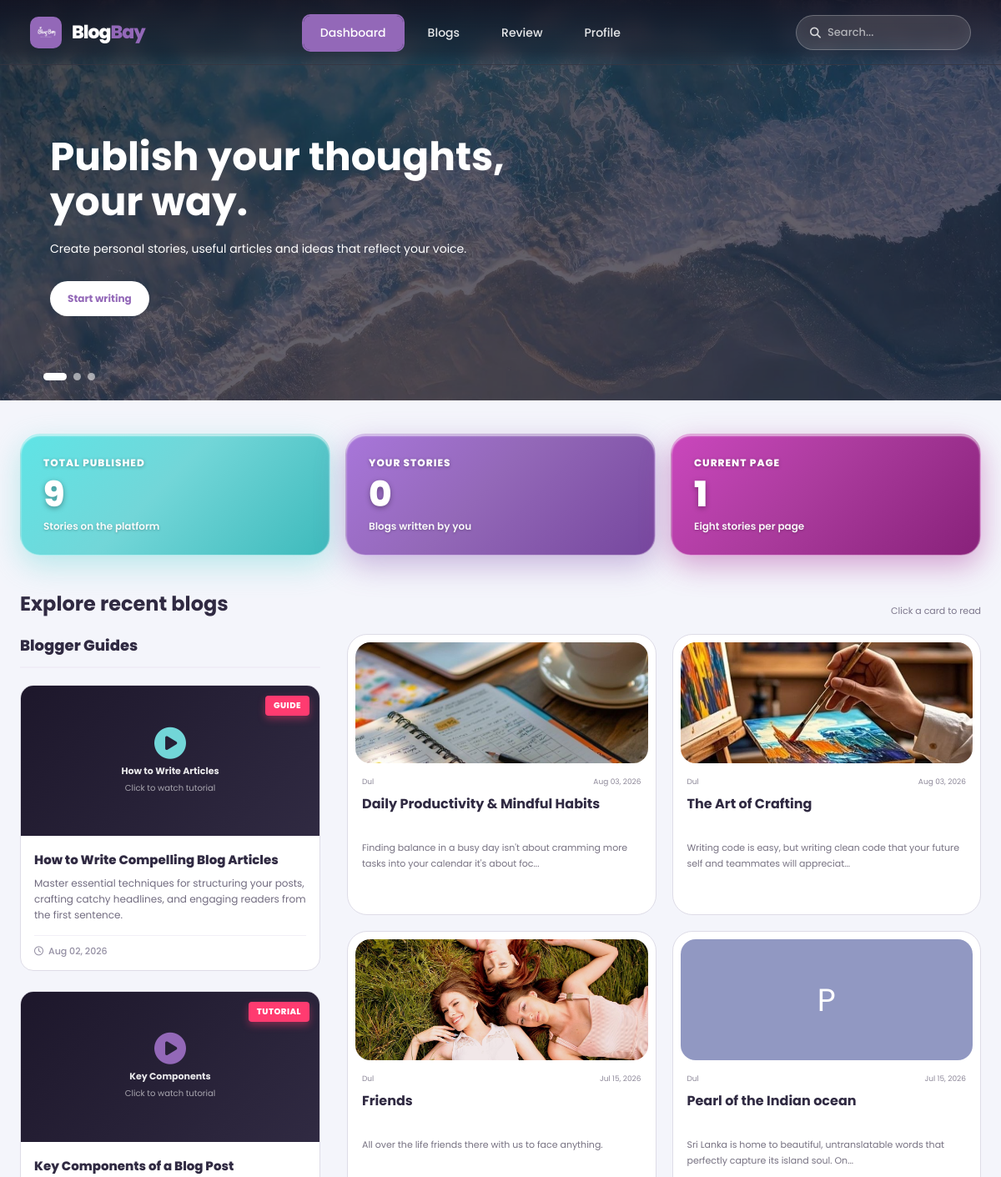
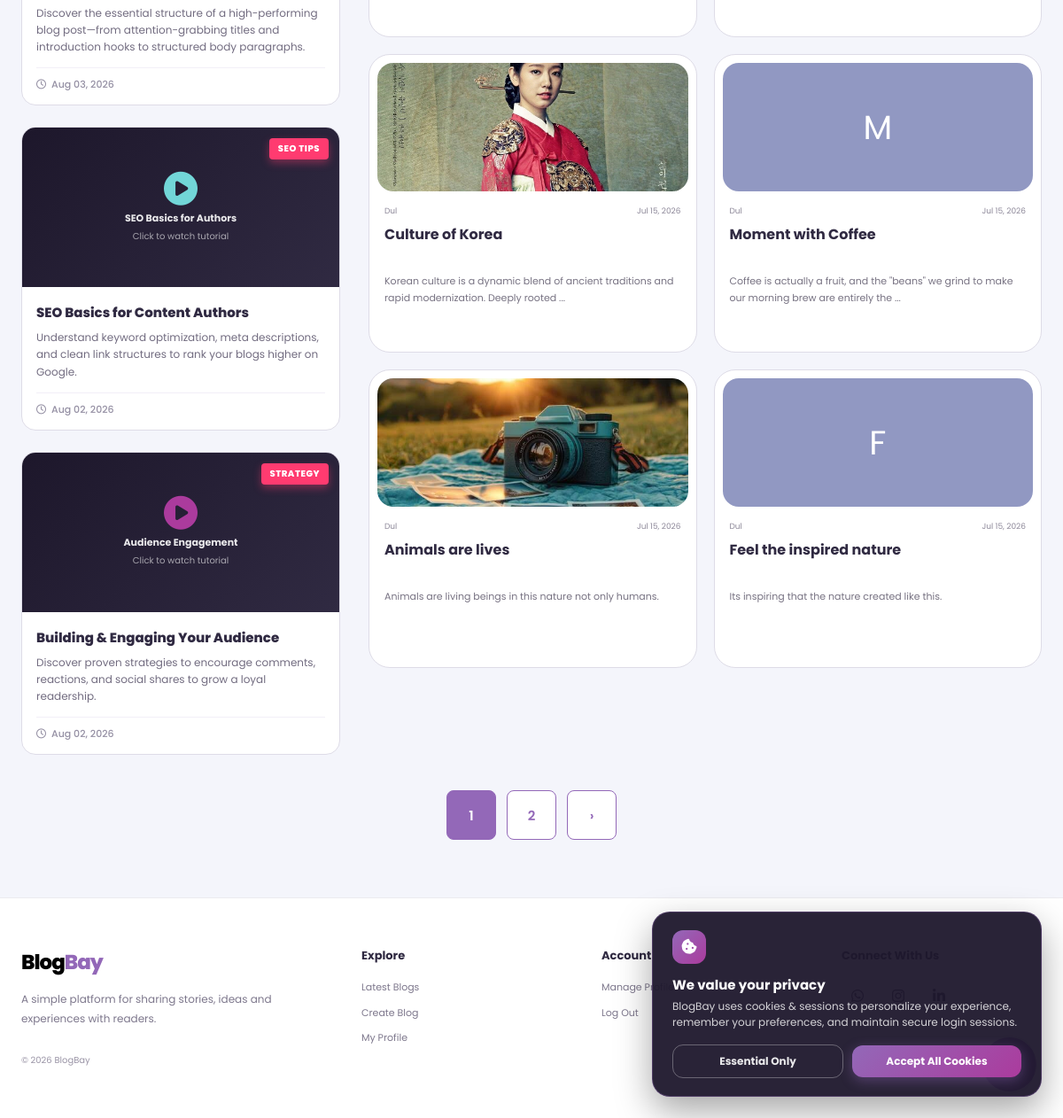
Page /dashboard.php (signed in) on the committed database (2 pictures, top to bottom).
### tables this page shows
CREATE TABLE IF NOT EXISTS `blogpost` (
  `id` int(11) NOT NULL AUTO_INCREMENT PRIMARY KEY,
  `user_id` int(11) DEFAULT NULL,
  `title` varchar(255) DEFAULT NULL,
  `content` text DEFAULT NULL,
  `created_at` timestamp NOT NULL DEFAULT current_timestamp(),
  `updated_at` timestamp NOT NULL DEFAULT current_timestamp() ON UPDATE current_timestamp(),
  `image` varchar(255) DEFAULT NULL,
  CONSTRAINT `blogpost_ibfk_1` FOREIGN KEY (`user_id`) REFERENCES `user` (`id`) ON DELETE CASCADE
);

CREATE TABLE IF NOT EXISTS `user` (
  `id` int(11) NOT NULL AUTO_INCREMENT PRIMARY KEY,
  `username` varchar(50) NOT NULL,
  `email` varchar(100) NOT NULL UNIQUE,
  `password` varchar(255) NOT NULL,
  `role` varchar(20) DEFAULT 'user',
  `phone` varchar(50) DEFAULT NULL,
  `location` varchar(100) DEFAULT NULL,
  `designation` varchar(100) DEFAULT 'Writer & Content Author',
  `bio` text DEFAULT NULL,
  `facebook` varchar(255) DEFAULT NULL,
  `linkedin` varchar(255) DEFAULT NULL,
  `twitter` varchar(255) DEFAULT NULL,
  `github` varchar(255) DEFAULT NULL,
  `profile_pic` varchar(255) DEFAULT NULL,
  `remember_token` varchar(255) DEFAULT NULL
);

### dashboard.php (the view, shortened to what this page needs)
<?php
include "config.php";
include "site_config.php";
$userID = (int) $_SESSION['user_id'];
$search = isset($_GET['search']) ? trim($_GET['search']) : '';
$whereClause = "";
$countSql = "SELECT COUNT(*) AS total FROM blogpost JOIN user ON blogpost.user_id = user.id $whereClause";
$totalResult = mysqli_query($conn, $countSql);
$totalData = mysqli_fetch_assoc($totalResult);
$totalBlogs = (int) ($totalData['total'] ?? 0);
$myResult = mysqli_query($conn, "SELECT COUNT(*) AS total FROM blogpost WHERE user_id = $userID");
$myData = mysqli_fetch_assoc($myResult);
$myBlogs = (int) ($myData['total'] ?? 0);
$blogsPerPage = 8;
$page = isset($_GET['page']) && is_numeric($_GET['page']) ? (int) $_GET['page'] : 1;
$totalPages = (int) ceil($totalBlogs / $blogsPerPage);
$offset = ($page - 1) * $blogsPerPage;
$sql = "SELECT blogpost.*, user.username
        FROM blogpost
        JOIN user ON blogpost.user_id = user.id
        $whereClause
        ORDER BY blogpost.created_at DESC
        LIMIT $blogsPerPage OFFSET $offset";
$result = mysqli_query($conn, $sql);
?>
<!DOCTYPE html>
<html lang="en">
<head>
    <link rel="stylesheet" href="css/dashboard_v2.css?v=<?php echo time(); ?>">
    <link rel="stylesheet" href="css/footer.css?v=<?php echo time(); ?>">
    <link rel="stylesheet" href="css/responsive.css?v=<?php echo time(); ?>">
    <link rel="stylesheet" href="https://cdnjs.cloudflare.com/ajax/libs/font-awesome/6.7.2/css/all.min.css">
</head>
<body>
<header class="hero-navbar <?php echo ($page > 1 || !empty($search)) ? 'hero-navbar-solid' : ''; ?>">
    <div class="hero-navbar-inner">
        <a href="dashboard.php" class="hero-brand">
            <?php echo renderSiteLogo(); ?>
            <?php echo renderSiteName(); ?>
        </a>
        <nav class="hero-nav-links">
            <a href="dashboard.php" class="hero-nav-item <?php echo ($page === 1 && empty($search)) ? 'active' : ''; ?>">Dashboard</a>
            <a href="dashboard.php#blogGrid" class="hero-nav-item <?php echo ($page > 1 || !empty($search)) ? 'active' : ''; ?>">Blogs</a>
            <a href="reviews.php" class="hero-nav-item">Review</a>
            <a href="profile.php" class="hero-nav-item">Profile</a>
        </nav>
        <div class="hero-search-box" style="position: relative; display: flex; align-items: center; background: rgba(255, 255, 255, 0.15) !important; border: 1px solid rgba(255, 255, 255, 0.25) !important; border-radius: 999px !important; padding: 6px 16px !important; width: 210px !important;">
            <i class="fa-solid fa-magnifying-glass" style="color: rgba(255, 255, 255, 0.8) !important; margin-right: 8px !important; font-size: 13px !important;"></i>
            <input id="blogSearch" type="text" placeholder="Search..." style="background: transparent !important; border: none !important; outline: none !important; color: #ffffff !important; font-size: 13px !important; width: 100% !important; box-shadow: none !important; padding: 0 !important; margin: 0 !important; height: auto !important;" value="<?php echo htmlspecialchars($search); ?>" onkeydown="if(event.key==='Enter'){ window.location.href='dashboard.php?search='+encodeURIComponent(this.value); }">
        </div>
    </div>
</header>
<main class="main">
    <?php if ($page === 1) { ?>
        <section class="dashboard-slider">
            <article class="dashboard-slide slide-one active">
                <div class="slide-overlay"></div>
                <div class="slide-content">
                    <h1>Publish your thoughts,<br>your way.</h1>
                    <p>Create personal stories, useful articles and ideas that reflect your voice.</p>
                    <a href="create_blog.php" class="slide-button">Start writing</a>
                </div>
            </article>
            <div class="slider-controls">
                <button class="slider-dot active" type="button" data-index="0"></button>
                <button class="slider-dot" type="button" data-index="1"></button>
                <button class="slider-dot" type="button" data-index="2"></button>
            </div>
        </section>
        <section class="summary-row">
            <article class="summary-card summary-cyan">
                <p>Total published</p>
                <strong><?php echo $totalBlogs; ?></strong>
                <span>Stories on the platform</span>
            </article>
            <article class="summary-card summary-purple">
                <p>Your stories</p>
                <strong><?php echo $myBlogs; ?></strong>
                <span>Blogs written by you</span>
            </article>
            <article class="summary-card summary-magenta">
                <p>Current page</p>
                <strong><?php echo $page; ?></strong>
                <span>Eight stories per page</span>
            </article>
        </section>
    <?php } ?>
    <section class="blog-heading">
        <div>
            <h2>
                <?php
                if (!empty($search)) {
                    echo "Search results for: \"" . htmlspecialchars($search) . "\"";
                } else {
                    echo $page === 1 ? "Explore recent blogs" : "More blogs";
                }
                ?>
            </h2>
        </div>
        <span>Click a card to read</span>
    </section>
    <div class="dashboard-content-layout">
        <aside class="video-guides-sidebar">
            <div class="sidebar-header">
                <h3>Blogger Guides</h3>
            </div>
            <div class="sidebar-guide-cards">
                <article class="guide-video-card">
                    <div class="guide-video-wrapper">
                        <span class="guide-badge-pill">GUIDE</span>
                        <?php if (file_exists(__DIR__ . "/videos/guide_1.mp4")) { ?>
                            <video autoplay muted loop playsinline controls preload="auto">
                                <source src="videos/guide_1.mp4" type="video/mp4">
                            </video>
                        <?php } else { ?>
                            <div class="guide-video-placeholder" onclick="openTutorialVideo('How to Write Compelling Blog Articles', 'https://commondatastorage.googleapis.com/gtv-videos-bucket/sample/BigBuckBunny.mp4')">
                                <i class="fa-solid fa-circle-play video-play-btn"></i>
                                <span style="font-size:11px; font-weight:700; color:rgba(255,255,255,0.9);">How to Write Articles</span>
                                <small style="font-size:10px; color:rgba(255,255,255,0.6); margin-top:4px;">Click to watch tutorial</small>
                            </div>
                        <?php } ?>
                    </div>
                    <div class="guide-card-body">
                        <h4 class="guide-card-title">How to Write Compelling Blog Articles</h4>
                        <p class="guide-card-desc">Master essential techniques for structuring your posts, crafting catchy headlines, and engaging readers from the first sentence.</p>
                        <div class="guide-card-footer">
                            <i class="fa-regular fa-clock"></i> Aug 02, 2026
                        </div>
                    </div>
                </article>
                <article class="guide-video-card">
                    <div class="guide-video-wrapper">
                        <span class="guide-badge-pill">TUTORIAL</span>
                        <?php if (file_exists(__DIR__ . "/videos/guide_2.mp4")) { ?>
                            <video autoplay muted loop playsinline controls preload="auto">
                                <source src="videos/guide_2.mp4" type="video/mp4">
                            </video>
                        <?php } else { ?>
                            <div class="guide-video-placeholder" onclick="openTutorialVideo('Key Components of a Blog Post', 'https://commondatastorage.googleapis.com/gtv-videos-bucket/sample/ElephantsDream.mp4')">
                                <i class="fa-solid fa-circle-play video-play-btn" style="color:var(--purple);"></i>
                                <span style="font-size:11px; font-weight:700; color:rgba(255,255,255,0.9);">Key Components</span>
                                <small style="font-size:10px; color:rgba(255,255,255,0.6); margin-top:4px;">Click to watch tutorial</small>
                            </div>
                        <?php } ?>
                    </div>
                    <div class="guide-card-body">
                        <h4 class="guide-card-title">Key Components of a Blog Post</h4>
                        <p class="guide-card-desc">Discover the essential structure of a high-performing blog post—from attention-grabbing titles and introduction hooks to structured body paragraphs.</p>
                        <div class="guide-card-footer">
                            <i class="fa-regular fa-clock"></i> Aug 03, 2026
                        </div>
                    </div>
                </article>
                <article class="guide-video-card">
                    <div class="guide-video-wrapper">
                        <span class="guide-badge-pill">SEO TIPS</span>
                        <?php if (file_exists(__DIR__ . "/videos/guide_3.mp4")) { ?>
                            <video autoplay muted loop playsinline controls preload="auto">
                                <source src="videos/guide_3.mp4" type="video/mp4">
                            </video>
                        <?php } else { ?>
                            <div class="guide-video-placeholder" onclick="openTutorialVideo('SEO Basics for Content Authors', 'https://commondatastorage.googleapis.com/gtv-videos-bucket/sample/ForBiggerBlazes.mp4')">
                                <i class="fa-solid fa-circle-play video-play-btn"></i>
                                <span style="font-size:11px; font-weight:700; color:rgba(255,255,255,0.9);">SEO Basics for Authors</span>
                                <small style="font-size:10px; color:rgba(255,255,255,0.6); margin-top:4px;">Click to watch tutorial</small>
                            </div>
                        <?php } ?>
                    </div>
                    <div class="guide-card-body">
                        <h4 class="guide-card-title">SEO Basics for Content Authors</h4>
                        <p class="guide-card-desc">Understand keyword optimization, meta descriptions, and clean link structures to rank your blogs higher on Google.</p>
                        <div class="guide-card-footer">
                            <i class="fa-regular fa-clock"></i> Aug 02, 2026
                        </div>
                    </div>
                </article>
                <article class="guide-video-card">
                    <div class="guide-video-wrapper">
                        <span class="guide-badge-pill">STRATEGY</span>
                        <?php if (file_exists(__DIR__ . "/videos/guide_4.mp4")) { ?>
                            <video autoplay muted loop playsinline controls preload="auto">
                                <source src="videos/guide_4.mp4" type="video/mp4">
                            </video>
                        <?php } else { ?>
                            <div class="guide-video-placeholder" onclick="openTutorialVideo('Building & Engaging Your Audience', 'https://commondatastorage.googleapis.com/gtv-videos-bucket/sample/ForBiggerEscapes.mp4')">
                                <i class="fa-solid fa-circle-play video-play-btn" style="color:var(--magenta);"></i>
                                <span style="font-size:11px; font-weight:700; color:rgba(255,255,255,0.9);">Audience Engagement</span>
                                <small style="font-size:10px; color:rgba(255,255,255,0.6); margin-top:4px;">Click to watch tutorial</small>
                            </div>
                        <?php } ?>
                    </div>
                    <div class="guide-card-body">
                        <h4 class="guide-card-title">Building & Engaging Your Audience</h4>
                        <p class="guide-card-desc">Discover proven strategies to encourage comments, reactions, and social shares to grow a loyal readership.</p>
                        <div class="guide-card-footer">
                            <i class="fa-regular fa-clock"></i> Aug 02, 2026
                        </div>
                    </div>
                </article>
            </div>
        </aside>
        <div class="main-blogs-column">
            <section class="blogs" id="blogGrid">
                <?php
                if ($result && mysqli_num_rows($result) > 0) {
                    while ($row = mysqli_fetch_assoc($result)) {
                        $blogURL = "view_blog.php?id=" . (int) $row['id'];
                        $preview = trim(strip_tags($row['content']));
                ?>
                    <article
                        class="blog-card"
                        tabindex="0"
                        data-title="<?php echo htmlspecialchars(strtolower($row['title'])); ?>"
                        onclick="openBlog('<?php echo $blogURL; ?>')"
                        onkeydown="openBlogKeyboard(event, '<?php echo $blogURL; ?>')"
                    >
                        <div class="blog-image">
                            <?php if (!empty($row['image']) && file_exists(__DIR__ . '/uploads/' . $row['image'])) { ?>
                                <img src="uploads/<?php echo htmlspecialchars($row['image']); ?>" alt="<?php echo htmlspecialchars($row['title']); ?>">
                            <?php } else { ?>
                                <div class="image-placeholder">
                                    <?php echo strtoupper(substr($row['title'], 0, 1)); ?>
                                </div>
                            <?php } ?>
                        </div>
                        <div class="blog-card-content">
                            <div class="blog-meta">
                                <span><?php echo htmlspecialchars($row['username']); ?></span>
                                <span><?php echo date("M d, Y", strtotime($row['created_at'])); ?></span>
                            </div>
                            <h3><?php echo htmlspecialchars($row['title']); ?></h3>
                            <p>
                                <?php
                                echo htmlspecialchars(substr($preview, 0, 95));
                                if (strlen($preview) > 95) { echo "..."; }
                                ?>
                            </p>
                        </div>
                    </article>
                <?php
                    }
                } else {
                ?>
                    <div class="empty-state">
                        <h2>No blogs found</h2>
                    </div>
                <?php } ?>
            </section>
        </div>
    </div>
    <nav class="pagination">
        <?php for ($i = 1; $i <= max(1, $totalPages); $i++) { ?>
            <a href="dashboard.php?page=<?php echo $i; ?>" class="<?php echo $i === $page ? 'active-page' : ''; ?>">
                <?php echo $i; ?>
            </a>
        <?php } ?>
        <?php if ($page < $totalPages) { ?>
            <a href="dashboard.php?page=<?php echo $page + 1; ?>">›</a>
        <?php } ?>
    </nav>
</main>
<a href="create_blog.php" class="floating-add" aria-label="Create blog">+</a>
<?php include "includes/footer.php"; ?>
</body>
</html>

### rows in the picture
blogpost: image (picture), user.username "Dul", created_at "Aug 03, 2026", title "Daily Productivity & Mindful Habits", content "Finding balance in a busy day isn't about cramming more tasks into your calendar it's about foc"
blogpost: image (picture), user.username "Dul", created_at "Aug 03, 2026", title "The Art of Crafting", content "Writing code is easy, but writing clean code that your future self and teammates will appreciat"
blogpost: image (picture), user.username "Dul", created_at "Jul 15, 2026", title "Friends", content "All over the life friends there with us to face anything."
blogpost: title "P", user.username "Dul", created_at "Jul 15, 2026", title "Pearl of the Indian ocean", content "Sri Lanka is home to beautiful, untranslatable words that perfectly capture its island soul. On"
blogpost: image (picture), user.username "Dul", created_at "Jul 15, 2026", title "Culture of Korea", content "Korean culture is a dynamic blend of ancient traditions and rapid modernization. Deeply rooted"
blogpost: title "M", user.username "Dul", created_at "Jul 15, 2026", title "Moment with Coffee", content "Coffee is actually a fruit, and the \"beans\" we grind to make our morning brew are entirely the"
blogpost: image (picture), user.username "Dul", created_at "Jul 15, 2026", title "Animals are lives", content "Animals are living beings in this nature not only humans."
blogpost: title "F", user.username "Dul", created_at "Jul 15, 2026", title "Feel the inspired nature", content "Its inspiring that the nature created like this."

### other values in the picture
$totalBlogs "9"
$myBlogs "0"
$page "1"
$siteName "BlogBay"
